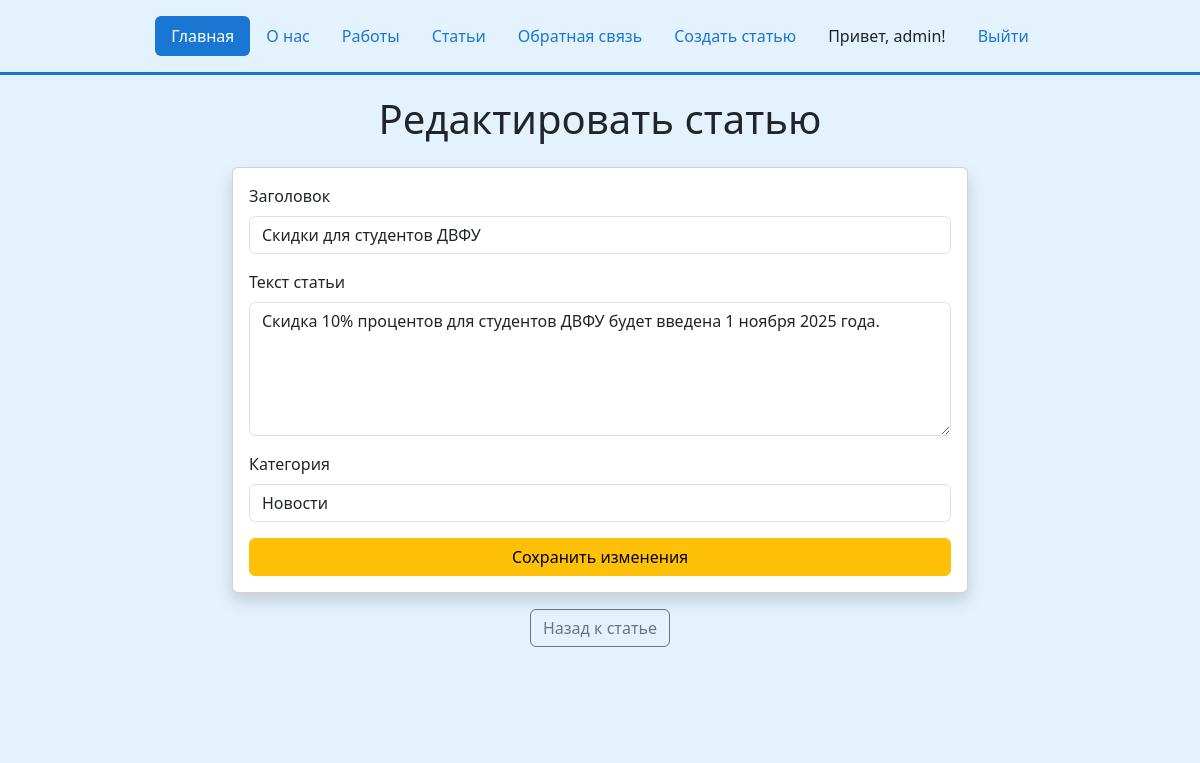
Page /edit-article/1/ (signed in) on the committed database.
### my_siteApp/models.py (models this page shows, shortened)
class Article(models.Model):
    CATEGORY_CHOICES = [
        ('news', 'Новости'),
        ('works', 'Ваши работы'),
        ('review', 'Обзоры'),
    ]
    title = models.CharField(max_length=200, verbose_name="Заголовок")
    text = models.TextField(verbose_name="Текст статьи")
    created_date = models.DateTimeField(default=timezone.now, verbose_name="Дата создания")
    category = models.CharField(
        max_length=20,
        choices=CATEGORY_CHOICES,
        default='news',
        verbose_name="Категория"
    )
    user = models.ForeignKey(
        User,
        on_delete=models.CASCADE,
        related_name='articles',
        verbose_name="Автор"
    )
    class Meta:
        ordering = ['-created_date']

### my_siteApp/views.py (the view)
# urls.py: path('edit-article/<int:id>/', views.edit_article, name='edit_article'),
@login_required
def edit_article(request, id):
    article = get_object_or_404(Article, id=id)
    if article.user != request.user and not request.user.is_superuser:
        messages.error(request, 'Вы можете редактировать только свои статьи!')
        return redirect('articles_list')
    if request.method == 'POST':
        form = ArticleForm(request.POST, instance=article, user=request.user)
        if form.is_valid():
            if 'category' in form.changed_data:
                new_category = form.cleaned_data['category']
                if not Article.can_user_create_article(request.user, new_category):
                    messages.error(request, 'У вас нет прав для изменения категории на эту!')
                    return redirect('articles_list')
            form.save()
            messages.success(request, 'Статья успешно обновлена!')
            return redirect('news_detail', id=article.id)
    else:
        form = ArticleForm(instance=article, user=request.user)
    return render(request, 'my_siteApp/edit_article.html', {'form': form, 'article': article})

### my_siteApp/forms.py
class ArticleForm(forms.ModelForm):
    class Meta:
        model = Article
        fields = ['title', 'text', 'category']
        widgets = {
            'title': forms.TextInput(attrs={'class': 'form-control', 'placeholder': 'Введите заголовок'}),
            'text': forms.Textarea(attrs={'class': 'form-control', 'rows': 5, 'placeholder': 'Введите текст статьи'}),
            'category': forms.Select(attrs={'class': 'form-control'}),
        }
        labels = {
            'title': 'Заголовок',
            'text': 'Текст статьи',
            'category': 'Категория',
        }
    def __init__(self, *args, **kwargs):
        self.user = kwargs.pop('user', None)
        super().__init__(*args, **kwargs)
        if self.user and not (self.user.is_superuser or self.user.is_staff):
            self.fields['category'].choices = [
                ('works', 'Ваши работы'),
            ]
            self.fields['category'].initial = 'works'

### my_siteApp/templates/my_siteApp/edit_article.html (shortened to what this page needs)
{% extends 'my_siteApp/base.html' %}
{% block content %}
<div class="row justify-content-center">
    <div class="col-md-8">
        <h1 class="text-center mb-4">Редактировать статью</h1>
        <div class="card shadow">
            <div class="card-body">
                <form method="post">
                    {% for field in form %}
                    <div class="mb-3">
                        <label for="{{ field.id_for_label }}" class="form-label">{{ field.label }}</label>
                        {{ field }}
                    </div>
                    {% endfor %}
                    <button type="submit" class="btn btn-warning w-100">Сохранить изменения</button>
                </form>
            </div>
        </div>
        <div class="text-center mt-3">
            <a href="{% url 'news_detail' article.id %}" class="btn btn-outline-secondary">Назад к статье</a>
        </div>
    </div>
</div>
{% endblock %}

### my_siteApp/templates/my_siteApp/base.html (shortened to what this page needs)
<!DOCTYPE html>
<html lang="ru">
<head>
    <link rel="stylesheet" href="https://cdn.jsdelivr.net/npm/bootstrap@5.3.3/dist/css/bootstrap.min.css">
    <link rel="stylesheet" href="https://cdnjs.cloudflare.com/ajax/libs/font-awesome/6.0.0/css/all.min.css">
</head>
<body>
    <div class="container">
        <header class="d-flex justify-content-center py-3">
            <ul class="nav nav-pills">
                <li class="nav-item">
                    <a href="/" class="nav-link active" aria-current="page">Главная</a>
                </li>
                <li class="nav-item">
                    <a href="/about/" class="nav-link">О нас</a>
                </li>
                <li class="nav-item">
                    <a href="/works/" class="nav-link">Работы</a>
                </li>
                <li class="nav-item">
                    <a href="/articles/" class="nav-link">Статьи</a>
                </li>
                <li class="nav-item">
                    <a href="/feedback/" class="nav-link">Обратная связь</a>
                </li>
                {% if user.is_authenticated %}
                <li class="nav-item">
                    <a href="/create-article/" class="nav-link">Создать статью</a>
                </li>
                <li class="nav-item">
                    <span class="nav-link text-dark">Привет, {{ user.username }}!</span>
                </li>
                <li class="nav-item">
                    <form method="post" action="{% url 'logout' %}" class="d-inline">
                        <button type="submit" class="btn btn-link nav-link">Выйти</button>
                    </form>
                </li>
                {% endif %}
            </ul>
        </header>
    </div>
    <div class="b-example-divider"></div>
    <div class="content-container">
        <div class="container">
            {% block content %}{% endblock %}
        </div>
    </div>
</body>
</html>

### my_siteApp/templates/my_siteApp/base.html (style rules this page uses)
body { background-color: #e3f2fd; margin: 0; padding: 0; min-height: 100vh; }
.content-container { background-color: #e3f2fd; min-height: calc(100vh - 140px); padding: 20px 0; }
.nav-pills .nav-link.active { background-color: #1976d2; }
.nav-link { color: #1976d2; }
.b-example-divider { height: 3px; background-color: #1976d2; margin: 0; }

### rows in the picture
Article: form "Скидки для студентов ДВФУ" "Скидка 10% процентов для студентов ДВФУ будет введена 1 ноября 2025 года." "Новости"

### other values in the picture
{{ user.username }} "admin"
{{ field.label }} "Заголовок" "Текст статьи" "Категория"
